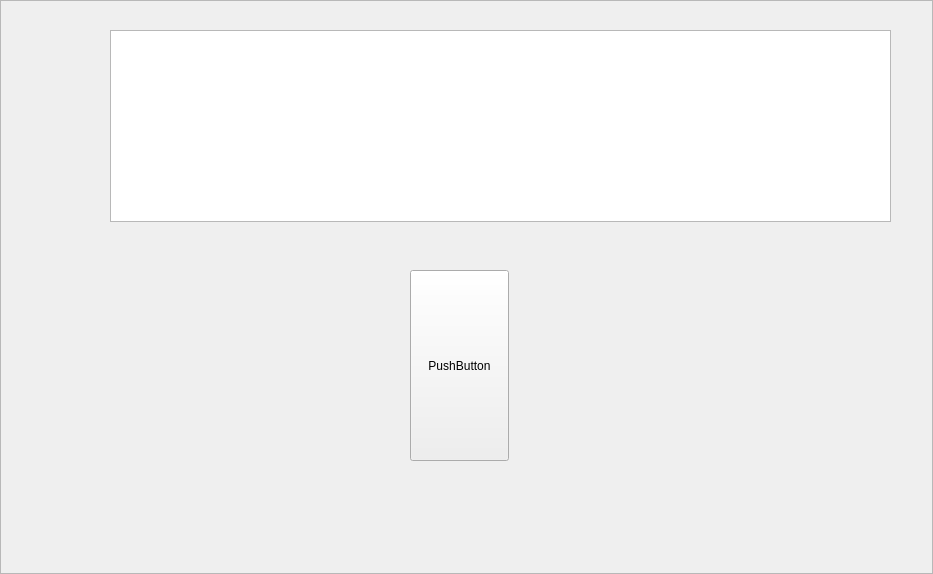
<?xml version="1.0" encoding="UTF-8"?>
<ui version="4.0">
 <class>Frame</class>
 <widget class="QFrame" name="Frame">
  <property name="geometry">
   <rect>
    <x>0</x>
    <y>0</y>
    <width>933</width>
    <height>574</height>
   </rect>
  </property>
  <property name="windowTitle">
   <string>Frame</string>
  </property>
  <property name="frameShape">
   <enum>QFrame::StyledPanel</enum>
  </property>
  <property name="frameShadow">
   <enum>QFrame::Raised</enum>
  </property>
  <widget class="QPushButton" name="PB">
   <property name="geometry">
    <rect>
     <x>410</x>
     <y>270</y>
     <width>99</width>
     <height>191</height>
    </rect>
   </property>
   <property name="text">
    <string>PushButton</string>
   </property>
  </widget>
  <widget class="QListWidget" name="ListW">
   <property name="geometry">
    <rect>
     <x>110</x>
     <y>30</y>
     <width>781</width>
     <height>192</height>
    </rect>
   </property>
  </widget>
 </widget>
 <resources/>
 <connections/>
</ui>
